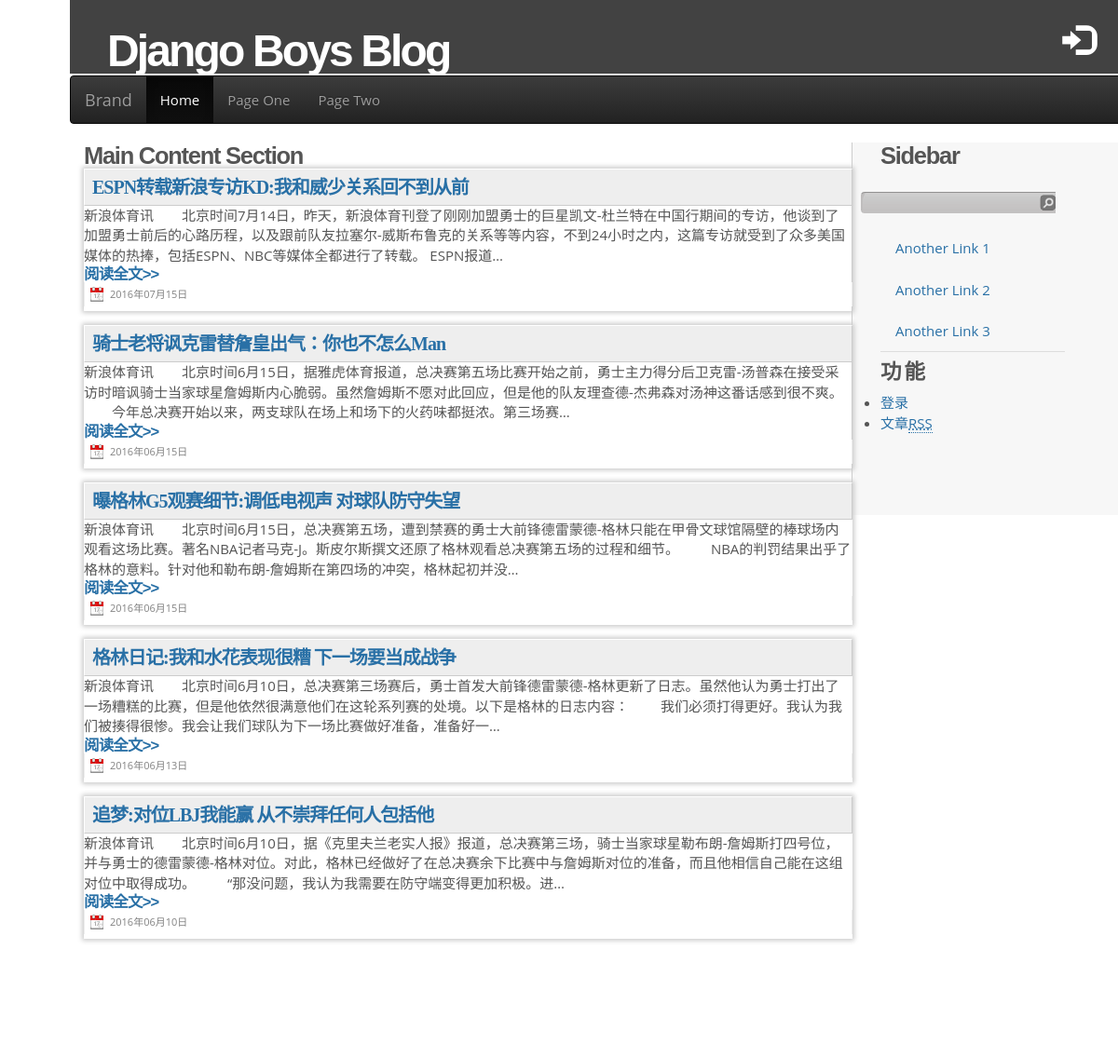
The page / on the database its author committed.
### zone/models.py (models this page shows, shortened)
class Post(models.Model):
    class Meta:
        verbose_name = u'文章'
        verbose_name_plural = u'文章'
    author = models.ForeignKey(User)
    title = models.CharField(max_length=200)
    text = models.TextField()
    created_date = models.DateTimeField(default=timezone.now)
    published_date = models.DateTimeField(blank=True, null=True)

### zone/views.py (the view)
# urls.py: url(r'^$', views.post_list),
def post_list(request):
    postsAll = Post.objects.annotate(num_comment=Count('title')).filter(
        published_date__isnull=False).order_by('-published_date')
    paginator = Paginator(postsAll, 5)  # Show 10 contacts per page
    page = request.GET.get('page')
    try:
        posts = paginator.page(page)
    except PageNotAnInteger:
        posts = paginator.page(1)
    except EmptyPage:
        posts = paginator.page(paginator.num_pages)
    return render(request, 'zone/post_list.html', {'posts': posts, 'page': True})

### zone/templates/zone/post_list.html (shortened to what this page needs)
{% extends 'zone/base.html' %}
		{% block content %}
    {% for post in posts %}
        <div class="post">
            <h2><a href="{% url 'zone.views.post_detail' pk=post.pk %}">{{ post.title }}</a></h2>
			<p>{{ post.text|truncatechars:150}}</p>
			<h5><a href="{% url 'zone.views.post_detail' pk=post.pk %}">阅读全文>></a></h5>
            <div class="info">
                <span class="date">{{ post.published_date|date:'Y年m月d日' }}</span>
            </div>
        </div>
    {% endfor %}
    {% if page %}
    <div class="pagination">
        <span class="step-links">
            <span class="current">
            </span>
            {% if posts.has_next %}
                <a href="?page={{ posts.next_page_number }}">next</a>
            {% endif %}
        </span>
    </div>
    {% endif %}
		{% endblock content %}

### zone/templates/zone/base.html (shortened to what this page needs)
{% load staticfiles %}
{% load i18n %}
<!DOCTYPE html>
<html lang="en">
<head>
    <link rel="stylesheet" type="text/css" href="{% static 'css/bootstrap.min.css' %}">
    <link rel="stylesheet"  type="text/css"  href="{% static 'css/bootstrap-theme.min.css' %}">
	 <link rel="stylesheet" href="{% static 'css/blog.css' %}">
</head>
<body id="navigation">
	<div class="container">
		<div class="page-header">
			{% if user.is_authenticated %}
			<a href="{% url 'post_new' %}" class="top-menu"><span class="glyphicon glyphicon-plus"></span></a>
			<a href="{% url 'post_draft_list' %}" class="top-menu"><span class="glyphicon glyphicon-edit"></span></a>
			<p class="top-menu top-hellow" style="font-size: 23pt;">{% trans 'Hello'%} {{ user.username }}
            <a href="{% url 'django.contrib.auth.views.logout' %}" class="top-menu">
                <span class="glyphicon glyphicon-log-out"></span></a>
			</p>
			{% else %}
				<a href="{% url 'django.contrib.auth.views.login' %}" class="top-menu">
				<span class="glyphicon glyphicon-log-in"></span></a>
			{% endif %}
			<h1 class="top-title" style="font-size: 43pt;"><a href="/">Django Boys Blog</a></h1>
		</div>
		<nav class="navbar navbar-inverse">
			<div class="navbar-header">
				<a class="navbar-brand" href="#">Brand</a>
			</div>
			<div id="navbar-menu" class="collapse navbar-collapse">
				<ul class="nav navbar-nav">
					<li class="active"><a href="#">Home</a></li>
					<li><a href="#">Page One</a></li>
					<li><a href="#">Page Two</a></li>
				</ul>
			</div>
		</nav>
		<div id="content" class="row-fluid">
			<div class="col-md-9">
				<h2>Main Content Section</h2>
					{% block content %}
					{% endblock %}
			</div>
			<div class="col-md-3">
				<h2>Sidebar</h2>
			<div id="searchbox">
				<form action="{% url 'zone.views.full_search' %}" method="get">
					<div class="content">
						<label>
						<input type="text" class="textfield searchtip" name="q" size="24" value="">
						</label>
						<input type="submit" class="button" value="">
					</div>
				</form>
			</div>
					<div>
					<ul class="nav nav-tabs nav-stacked">
						<li><a href='#'>Another Link 1</a></li>
						<li><a href='#'>Another Link 2</a></li>
						<li><a href='#'>Another Link 3</a></li>
					</ul>
					</div>
				<div id="meta-2" class="widget widget_meta">
                    <h3>功能</h3>
                    <ul>
                        {% if user.is_authenticated %}
                        <li>
                            <a href="{% url 'django.contrib.auth.views.logout' %}">登出</a>
                        </li>
                        {% else %}
                        <li>
                            <a href="{% url 'django.contrib.auth.views.login' %}">登录</a>
                        </li>
                        {% endif %}
                        <li><a href="#">文章<abbr title="RSS">RSS</abbr></a></li>
                    </ul>
                </div>
			</div>
    </div>
    </div>
		<div class="row">
			<div class="col-md-1"></div>
				<div class="col-md-10">
					<div id="footer" >
						<a id="gotop" href="#" onclick="MGJS.goTop();return false;">回到顶部</a>
				</div>
			</div>
		</div>
</body>
</html>

### static/css/blog.css (style rules this page uses)
.page-header { background-color: #424242; padding: 20px 20px 20px 40px; margin: 0 auto 1px; height:80px; }
.page-header h1, .page-header h1 a, .page-header h1 a:visited, .page-header h1 a:active { color: #ffffff; font-size: 36pt; text-decoration: none; }
h1, h2, h3, h4 { font-family: Microsoft YaHei, sans-serif; }
.date { float: right; color: #828282; }
.top-menu, .top-menu:hover, .top-menu:visited { color: #ffffff; float: right; font-size: 26pt; margin-right: 20px; }
.post { margin-bottom: 70px; }
body, div, dl, dt, dd, ul, ol, li, h1, h2, h3, h4, h5, h6, pre, form, fieldset, input, textarea, blockquote, p, fieldset { margin: 0; padding: 0; }
abbr[title], acronym[title] { border-bottom: thin dotted; cursor: help; }
body { color: #555; font-family: 'Open Sans', 'Helvetica Neue', "Hiragino Sans GB", sans-serif, Arial, Verdana, "BitStream vera Sans", Tahoma, Helvetica, Sans-serif; font-size: 15px; }
h1, h2, h3, h4, h5, h6 { font-weight: bold; letter-spacing: -0.05em; font-family: 'Microsoft YaHei', Arial; }
h1 { font-size: 200% ; }
h2 { font-size: 170% ; }
h3 { font-size: 150% ; padding-top: 10px; padding-bottom: 10px; letter-spacing: 3px; }
h5 { font-size: 110%; }
a { color: #2970A6; text-decoration: none; }
input.textfield, textarea { background: #FFF url(../img/textfield.gif) top repeat-x; border: 1px solid #A6A6A6; padding: 2px 1px; font-size: 12px; font-family: 'Microsoft YaHei', Verdana, "BitStream vera Sans", Tahoma, Helvetica, Sans-serif; }
#navigation { background: #FFF; border-bottom: 1px solid #A6A6A6; width: 90%; margin-left: auto; margin-right: auto; }
#searchbox { background: url(../img/searchbox.gif) no-repeat; width: 209px; height: 50px; display: block; float: right; margin-top: 4px; margin-right: 10px !important; margin-right: 5px; padding: 3px 2px; }
#searchbox .textfield { background: none; border: 0; width: 190px; float: left; margin-right: 2px; padding-left: 2px; }
#searchbox .button { background: none; border: 0; width: 20px; cursor: pointer; float: right; margin-top: -2px; }
#searchbox .searchtip { color: #999; }
#content { background: #FFF url(../img/sidesep.gif) right repeat-y; min-height: 400px; }
.post { padding-bottom: 5px !important; margin-bottom: 15px; box-shadow: 0px 0px 5px 2px #ccc; -moz-box-shadow: 0px 0px 5px 2px #ccc; -webkit-box-shadow: 0px 0px 5px 2px #ccc; }
.post h2 { display: block; border-bottom: 1px solid #CCC; border-right: 1px solid #CCC; border-left: 1px solid white; border-top: 1px solid white; padding: 8px; font-size: 20px; font-family: 'Microsoft YaHei', Verdana, "BitStream vera Sans"; background: #EEE; }
.post .info { padding: 5px; border-left: 1px solid #EEE; border-right: 1px solid #EEE; }
.post .date, .post .author, .post .editpost, .post .comments, .post .addcomment, .post .addlink, .post .editlinks { background: url(../img/icons.gif) no-repeat; padding-left: 22px; height: 16px; line-height: 16px; display: block; font-size: 11px; }
.post .date { background-position: 0 -48px; margin-right: 15px; float: left; }
#footer { background: url(../img/footer_990.jpg); -webkit-background-size: cover; -moz-background-size: cover; -o-background-size: cover; background-size: cover; display: block; height: 50px; border: 1px solid #CCC; font-size: 11px; line-height: 145%; width: 100%; }
#footer a { color: #2A2A2A; }
a#gotop { background: url(../img/icons.gif) 0 -304px no-repeat; float: right; height: 16px; line-height: 18px; display: block; padding-left: 16px; margin: 5px 15px 0 0 !important; margin: 5px 8px 0 0; text-decoration: none; }
.col-md-1 { width: 13.8%; }
.col-md-3 { width: 20%; }
.col-md-10 { width: 73.333333%; }
.row { margin-right: 0; margin-left: 15px; }
.pagination { float: right; }

### rows shown on the page
Post: title "ESPN转载新浪专访KD:我和威少关系回不到从前", text "新浪体育讯 北京时间7月14日，昨天，新浪体育刊登了刚刚加盟勇士的巨星凯文-杜兰特在中国行期间的专访，他谈到了加盟勇士前后的心路历程，以及跟前队友拉塞尔-威斯布鲁克的关系等等内容，不到24小时之内，这篇专访就受到了众多美国媒体的热捧，包括ESPN、NBC等媒体全都进行了转载。 ESPN报道…", published_date "2016年07月15日"
Post: title "骑士老将讽克雷替詹皇出气：你也不怎么Man", text "新浪体育讯 北京时间6月15日，据雅虎体育报道，总决赛第五场比赛开始之前，勇士主力得分后卫克雷-汤普森在接受采访时暗讽骑士当家球星詹姆斯内心脆弱。虽然詹姆斯不愿对此回应，但是他的队友理查德-杰弗森对汤神这番话感到很不爽。 今年总决赛开始以来，两支球队在场上和场下的火药味都挺浓。第三场赛…", published_date "2016年06月15日"
Post: title "曝格林G5观赛细节:调低电视声 对球队防守失望", text "新浪体育讯 北京时间6月15日，总决赛第五场，遭到禁赛的勇士大前锋德雷蒙德-格林只能在甲骨文球馆隔壁的棒球场内观看这场比赛。著名NBA记者马克-J。斯皮尔斯撰文还原了格林观看总决赛第五场的过程和细节。 NBA的判罚结果出乎了格林的意料。针对他和勒布朗-詹姆斯在第四场的冲突，格林起初并没…", published_date "2016年06月15日"
Post: title "格林日记:我和水花表现很糟 下一场要当成战争", text "新浪体育讯 北京时间6月10日，总决赛第三场赛后，勇士首发大前锋德雷蒙德-格林更新了日志。虽然他认为勇士打出了一场糟糕的比赛，但是他依然很满意他们在这轮系列赛的处境。以下是格林的日志内容： 我们必须打得更好。我认为我们被揍得很惨。我会让我们球队为下一场比赛做好准备，准备好一…", published_date "2016年06月13日"
Post: title "追梦:对位LBJ我能赢 从不崇拜任何人包括他", text "新浪体育讯 北京时间6月10日，据《克里夫兰老实人报》报道，总决赛第三场，骑士当家球星勒布朗-詹姆斯打四号位，并与勇士的德雷蒙德-格林对位。对此，格林已经做好了在总决赛余下比赛中与詹姆斯对位的准备，而且他相信自己能在这组对位中取得成功。 “那没问题，我认为我需要在防守端变得更加积极。进…", published_date "2016年06月10日"
